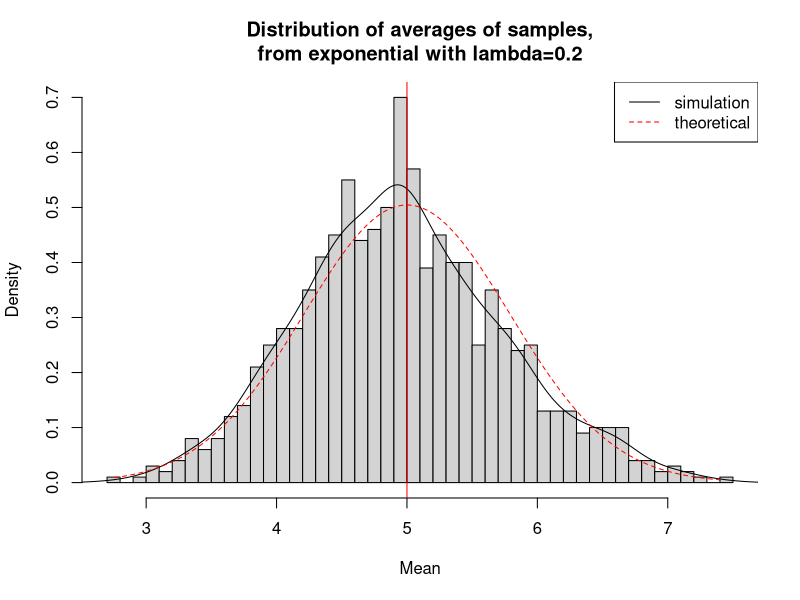
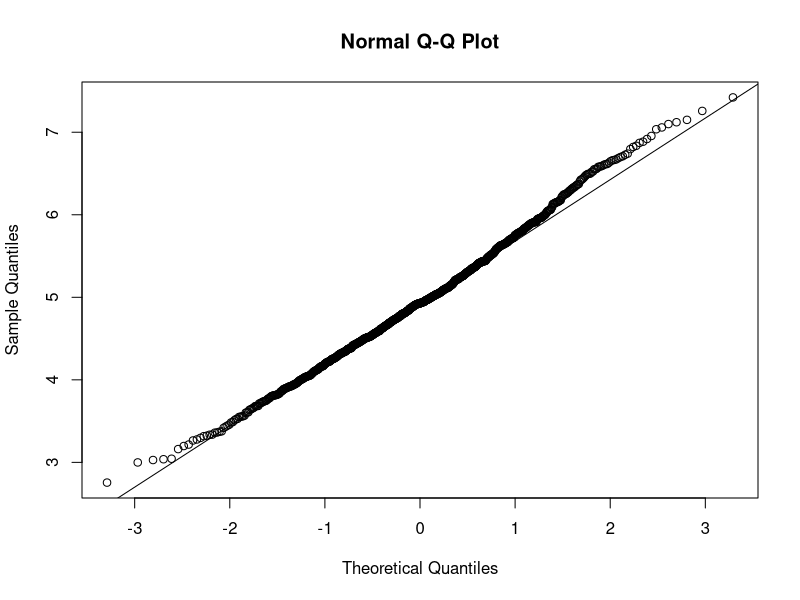
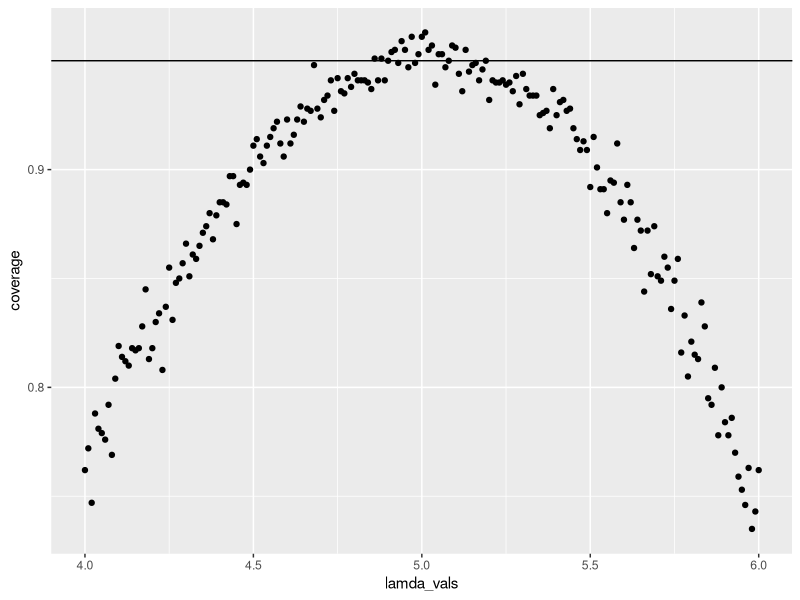

These figures' R source, in order:
set.seed <- 21
lamda <- 0.2
no.sim <- 1000
no.samp<-40
simu<-matrix(rexp(no.sim*no.samp, rate = lamda),no.sim,no.samp)
row.means <- rowMeans(simu)

hist(row.means, breaks=50, prob=TRUE,main="Distribution of averages of samples,
from exponential with lambda=0.2",xlab="Mean")

# density of the averages of samples
lines(density(row.means))
# theoretical center of distribution
abline(v=1/lamda, col="red")
# theoretical density of the averages of samples
x <- seq(min(row.means), max(row.means), length=100)
y <- dnorm(x, mean=1/lamda, sd=(1/lamda/sqrt(no.samp)))
lines(x, y, pch=20, col="red", lty=2)
# add legend
legend('topright', c("simulation", "theoretical"), lty=c(1,2), 
       col=c("black", "red"))

qqnorm(row.means); qqline(row.means)

lamda_vals <- seq(4, 6, by=0.01)
coverage <- sapply(lamda_vals, function(lamb) {
    mu_hats <- rowMeans(matrix(rexp(no.samp*no.sim, rate=0.2),
                               no.sim, no.samp))
    ll <- mu_hats - qnorm(0.975) * sqrt(1/lamda**2/no.samp)
    ul <- mu_hats + qnorm(0.975) * sqrt(1/lamda**2/no.samp)
    mean(ll < lamb & ul > lamb)
})

library(ggplot2)
qplot(lamda_vals, coverage) + geom_hline(yintercept=0.95)
